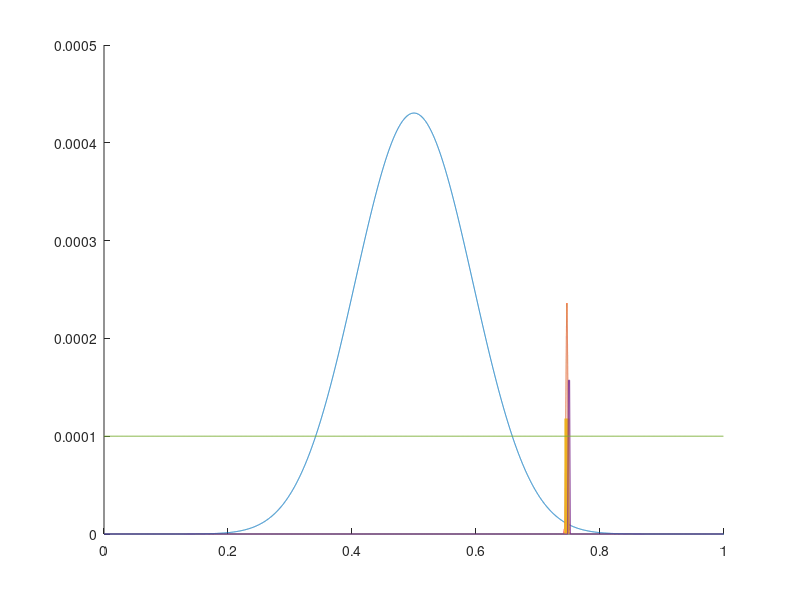

This figure's MATLAB source:
clear all;
close;
clc;

Nsamples = 10;
Ssamples = 600;
no_samples = 1e3;


ToF = 0.75; % percentage of full thing
pulse_period = 5e-8; % [s]
LSB = pulse_period/no_samples; % binsize 
samples  = ceil(pulse_period/(LSB));

N = ones(1,samples);
N = N/sum(N);
S = zeros(1,samples);


ToFloc = floor(ToF*length(S));
S(ToFloc:ToFloc+2)=0.333;

hold on;

c = N;
for i=1:Nsamples-1
    c = conv(c,N);
end

plotter = 0:1/length(c):1-1/length(c);
plot(plotter,c);

for i=1:Ssamples
    c = conv(c,S);
end

plotter = 0:1/length(c):1-1/length(c);
plot(plotter,c);


start = 0;
threshold = max(c)/2;
for i=1:length(c)
    if c(i)> threshold
        if start ==0
            start=i;
        end
        c(i)=threshold;
        finish = i;
    else
        c(i)=0;
    end
end

percentage = (finish-start)/length(c);
fprintf('\n\nSNR = %f [dB]\n', 10*log10(Ssamples/Nsamples));
fprintf('Pulse time = %f ns\n', pulse_period*1e9);
fprintf('FWHM = %f ps\n', percentage*pulse_period*1e12);
fprintf('sigma = %f ps\n\n', (percentage*pulse_period*1e12)/2.35);


plot(plotter,c, 'linewidth', 2);

S=S*max(c)*4;
plotter = 0:1/length(S):1-1/length(S);
plot(plotter,S);

N=N*0.1;
plotter = 0:1/length(N):1-1/length(N);
plot(plotter,N);


hold off;

